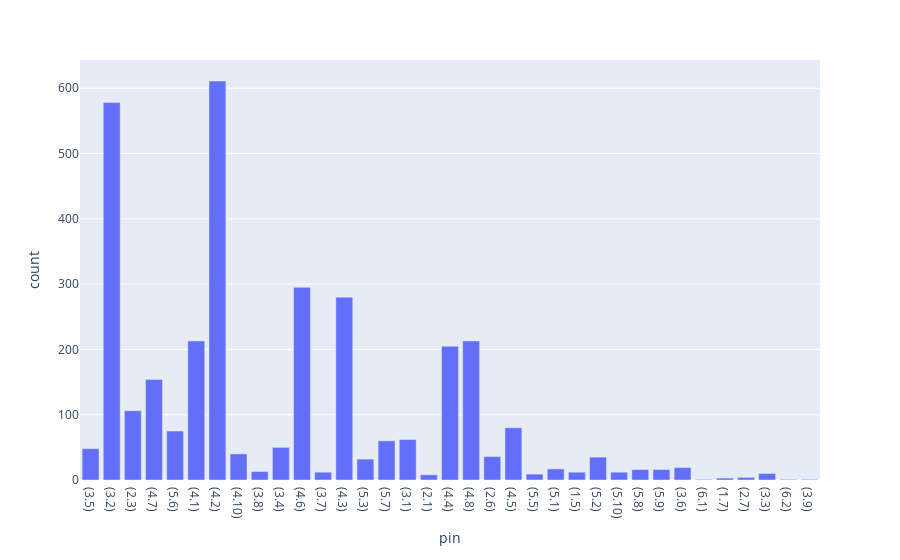

Notebook source saved alongside this figure:
### Markdown cell above
## статистика по укрупнёнынм пинам

### Code cell
fig = px.bar(x=dfi['index'], y=dfi['cnt'], labels={'x':'pin', 'y':'count'})
fig.show()

### Figure 1 — Plotly figure (JSON) as saved in the notebook; plotly's stock layout.template omitted (floating-point values rounded to 4 significant figures)
{"data": [{"alignmentgroup": "True", "hoverlabel": {"namelength": 0}, "hovertemplate": "pin=%{x}<br>count=%{y}", "legendgroup": "", "marker": {"color": "#636efa"}, "name": "", "offsetgroup": "", "orientation": "v", "showlegend": false, "textposition": "auto", "type": "bar", "x": ["(3.5)", "(3.2)", "(2.3)", "(4.7)", "(5.6)", "(4.1)", "(4.2)", "(4.10)", "(3.8)", "(3.4)", "(4.6)", "(3.7)", "(4.3)", "(5.3)", "(5.7)", "(3.1)", "(2.1)", "(4.4)", "(4.8)", "(2.6)", "(4.5)", "(5.5)", "(5.1)", "(1.5)", "(5.2)", "(5.10)", "(5.8)", "(5.9)", "(3.6)", "(6.1)", "(1.7)", "(2.7)", "(3.3)", "(6.2)", "(3.9)"], "xaxis": "x", "y": [48, 578, 106, 154, 75, 213, 611, 40, 13, 50, 295, 12, 280, 32, 60, 62, 8, 205, 213, 36, 80, 9, 17, 12, 35, 12, 16, 16, 19, 1, 3, 4, 10, 1, 1], "yaxis": "y"}], "layout": {"barmode": "relative", "legend": {"tracegroupgap": 0}, "margin": {"t": 60}, "xaxis": {"anchor": "y", "domain": [0, 1], "title": {"text": "pin"}}, "yaxis": {"anchor": "x", "domain": [0, 1], "title": {"text": "count"}}}}
